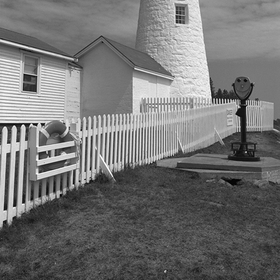
%> input picture images/lighthouse.png, 280 x 280 px, shrunk from 512 x 512 before the run
$ octave --eval "coursework3;"   (GNU Octave 9; MATLAB toolbox functions it lacks are replaced by stand-ins)
%> lines starting %> are read from the running program, lines starting %| are printed output that depends on the picture; in (x1, y1, x2, y2) boxes, pixels count from 0 and x2, y2 are one past the last pixel; in counts of white or black regions, pixels touching at a corner belong together; the program's own positions count from 1
### reduceNoise.m
function img = reduceNoise(img)

% Create the gaussian filter
G = fspecial('gaussian',[5 5],2);
% Filter the image (blur it before performing edge detection)
img = imfilter(img,G,'same');

end

### sobelDetector.m
function img = sobelDetector(img)

%sobel kernels

kx = fspecial('sobel')';
ky = fspecial('sobel');

[rows cols] = size(img);

for i=1:rows-2
    for j =1:cols-2

        % subtract a windows of 3x3 from the image
        subMatrix = img(i:i+2, j:j+2);
        subMatrix = double(subMatrix);

        % apply the kernels
        Gx = sum(sum(kx.*subMatrix));
        Gy = sum(sum(ky.*subMatrix));

        % compute the gradient magnitude
        img(i,j)=sqrt(Gx^2+Gy^2);

    end
end

%figure,imshow(img); title('Sobel gradient');

end

### thresholdImg.m
function B = thresholdImg(threshold, img)

thresh=threshold;
B = zeros(size(img));
[rows, cols] = size(img);

for i=1:rows
    for j=1:cols
        B(i,j) = (img(i,j) >= thresh);
    end
end

end

### prewittDetector.m
function img = prewittDetector(img)

kx = [-1 0 1; -1 0 1; -1 0 1];
ky = [-1 -1 -1; 0 0 0;1 1 1];

[rows cols] = size(img);

for i=1:rows-2
    for j =1:cols-2

        subMatrix = img(i:i+2, j:j+2);
        subMatrix = double(subMatrix);

        Gx = sum(sum(kx.*subMatrix));
        Gy = sum(sum(ky.*subMatrix));

        img(i,j)=sqrt(Gx^2+Gy^2);

    end
end

%figure,imshow(img); title('Prewitt gradient');

end

### GaussianFilteringDerivative.m
function [img, direction] = GaussianFilteringDerivative(img)

kernel_x = fspecial('gaussian', [3 3], 0.5);

[kx,ky] = gradient(kernel_x);

[rows cols] = size(img);

direction = zeros(rows,cols);

for i=1:rows-2
    for j =1:cols-2

        subMatrix = img(i:i+2, j:j+2);
        subMatrix = double(subMatrix);

        Gx = sum(sum(kx.*subMatrix));
        Gy = sum(sum(ky.*subMatrix));

        % calculate the direction
        direction(i,j) = atan2(Gy,Gx)*180;
        % calculate the magnitude
        img(i,j)=sqrt(Gx^2+Gy^2);
    end
end

%figure,imshow(img); title('Gaussian derivative gradient');

end

### nonMaximalSuppression.m
function nonMaximalSuppression(dir, magnitude)

discreteDirections = [0, 45, 90, 135, 180];
[rows cols] = size(magnitude);

dir = dir + 2*360;
dir = rem(dir,180);

interpolatedDir = interp1(discreteDirections, discreteDirections, dir, 'nearest','extrap');
interpolatedMatrix = reshape(interpolatedDir, cols, rows)';

for i=2:rows-2
    for j =2:cols-2

        switch interpolatedMatrix(i,j)
            case 0
                    if(magnitude(i,j) < magnitude(i+1,j) || magnitude(i,j) < magnitude(i-1, j))
                        magnitude(i,j) = 0;
                    end
            case 45
                    if(magnitude(i,j) < magnitude(i+1,j+1) || magnitude(i,j) < magnitude(i-1, j-1))
                        magnitude(i,j) = 0;
                     end
            case 90
                     if(magnitude(i,j) < magnitude(i,j-1) || magnitude(i,j) < magnitude(i, j+1))
                        magnitude(i,j) = 0;
                     end
            case 135
                    if(magnitude(i,j) < magnitude(i+1,j+1) || magnitude(i,j) < magnitude(i-1, j-1))
                        magnitude(i,j) = 0;
                     end
            case 180
                    if(magnitude(i,j) < magnitude(i+1,j) || magnitude(i,j) < magnitude(i-1, j))
                        magnitude(i,j) = 0;
                     end
        end

    end
end

%figure, imshow(magnitude), title('After performing non maxima suppresion');
plotPhaseAndMagnitude(magnitude);

end


function plotPhaseAndMagnitude(suppressedImg)

% threshold varies in this case
% it plots the magnitude and phase by using fft2
% for each image obtained by thresholding with the varying values

for thresh=10:2:16

    thresholdedImg = thresholdImg(thresh, suppressedImg);
    % [5 lines of commented-out code are left out]
    doubleImg = double(thresholdedImg);

    F = fft2(doubleImg);
    F = fftshift(F); % Center FFT

    figure;

    subplot(2,1,1), imagesc(log(1+abs(F))); colormap(gray);
    titleMag = sprintf('Magnitude for threshold = %d',thresh);
    title(titleMag);

    subplot(2,1,2), imagesc(angle(F));  colormap(gray);
    titlePhase = sprintf('Phase for threshold = %d',thresh);
    title(titlePhase);

end

end

### CannyEdgeDetector.m
function BW = CannyEdgeDetector(img)

BW = edge(img,'canny');

end

### lowPassHighPass.m
function lowPassHighPass()

boxImg = imread('images/box.png');
img = imread('images/lighthouse.png');

[rows cols dim] = size(img);

%check if the image is grayscale
if(dim > 1)
    img = rgb2gray(img);
end

[boxRows boxCols dim2] = size(boxImg);

if(dim2>1)
   boxImg = rgb2gray(boxImg);
end

% transform into binary image
boxImg = im2bw(boxImg, 0.2);

%low pass filtering
lowPassFiltering(boxImg, img);

% high pass filtering
highPassFiltering(1-boxImg, img);


end

% [54 lines left out: functions lowPassFiltering, highPassFiltering, not called in this run]

### coursework3.m
function coursework3()

%-------------------------------------------------------------------------------------%
%                         load the images needed for this csw
%                      and convert them to grayscale images if necessary
%-------------------------------------------------------------------------------------%

lighthouse = imread('images/lighthouse.png');
%> lighthouse is the input picture: size 280x280x3 uint8; min 0, max 255, mean 115.4
butterfly = imread('images/monarch_bw.png');
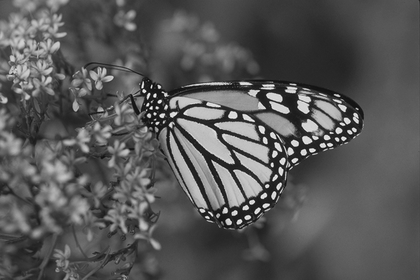
%> input picture images/monarch_bw.png, 420 x 280 px, shrunk from 768 x 512 before the run
%> butterfly is the input picture: size 280x420 uint8; min 7, max 253, mean 87.4
groundTruthImg = imread('images/groundTruthImg.jpg');
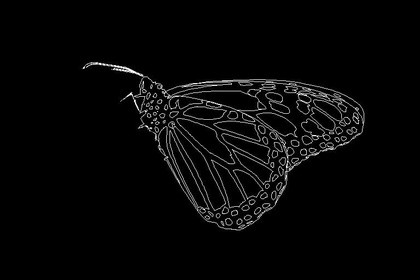
%> input picture images/groundTruthImg.jpg, 420 x 280 px, shrunk from 768 x 512 before the run
%> groundTruthImg is the input picture: size 280x420x3 uint8; min 0, max 255, mean 7.1

lighthouse = convertToGray(lighthouse);
butterfly = convertToGray(butterfly);
groundTruthImg = convertToGray(groundTruthImg);


%-------------------------------------------------------------------------------------%
%  detect edged for the lighthouse image by using the simple edge detector procedure
%                   1) reduce the noise of the image
%                   2) filter the image by using different algorithms
%                   3) threshold the result
%-------------------------------------------------------------------------------------%

lighthouse = reduceNoise(lighthouse);


%-------------------------------------------------------------------------------------%
%                           perform SOBEL edge detection
%-------------------------------------------------------------------------------------%
result1 = sobelDetector(lighthouse);
% threasholding the image
thresh=60;
B = thresholdImg(thresh, result1);
%> after the loop in thresholdImg, `for i=1:rows`:
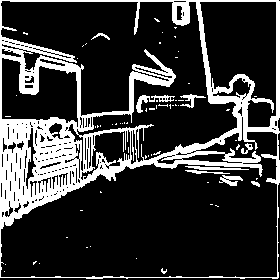
%> B: size 280x280 double; values 0 (black) and 1 (white), 21.5% white; 68 white regions (59 under 20 px), largest, box (x1, y1, x2, y2) and area: (0, 0, 280, 279) 15782, (136, 95, 175, 113) 210, (185, 166, 249, 170) 144
figure,imshow(B);title('Edge detected Image with Sobel detector');


%-------------------------------------------------------------------------------------%
%                           perform PREWITT edge detection
%-------------------------------------------------------------------------------------%
result2 = prewittDetector(lighthouse);
%> after the loop in prewittDetector, `for i=1:rows-2`:
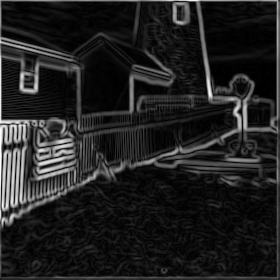
%> img: size 280x280 uint8; min 0, max 255, mean 32.7
% threasholding the image
thresh=55;
B = thresholdImg(thresh, result2);
%> after the loop in thresholdImg (call 2), `for i=1:rows`: B: size 280x280 double; values 0 (black) and 1 (white), 18.3% white; 78 white regions (58 under 20 px), largest, box (x1, y1, x2, y2) and area: (0, 0, 280, 279) 12472, (83, 128, 128, 173) 315, (52, 276, 202, 279) 226
figure,imshow(B);title('Edge detected Image with Prewitt detector');


%-------------------------------------------------------------------------------------%
%           perform edge detection by using derivative of Gaussian filtering
%-------------------------------------------------------------------------------------%
[result3, direction] = GaussianFilteringDerivative(lighthouse);
%> after the loop in GaussianFilteringDerivative, `for i=1:rows-2`:
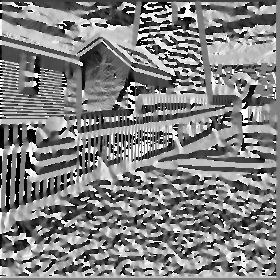
%> direction: size 280x280 double; min -565.5, max 565.5, mean 8.1; drawn with min black and max white

% threasholding the image
B = thresholdImg(10, result3);
%> after the loop in thresholdImg (call 3), `for i=1:rows`: B: size 280x280 double; values 0 (black) and 1 (white), 23.7% white; 101 white regions (90 under 20 px), largest, box (x1, y1, x2, y2) and area: (0, 0, 280, 280) 17188, (184, 166, 254, 175) 252, (136, 95, 175, 114) 248
figure,imshow(B);title('Edge detected Image with gaussian derivative used as kernels');

%-------------------------------------------------------------------------------------%
%           perform the non maximal suppression algorithm for the image
%-------------------------------------------------------------------------------------%

%figure, imshow(result3), title('before nonmaxima suppression');
nonMaximalSuppression(direction,result3);
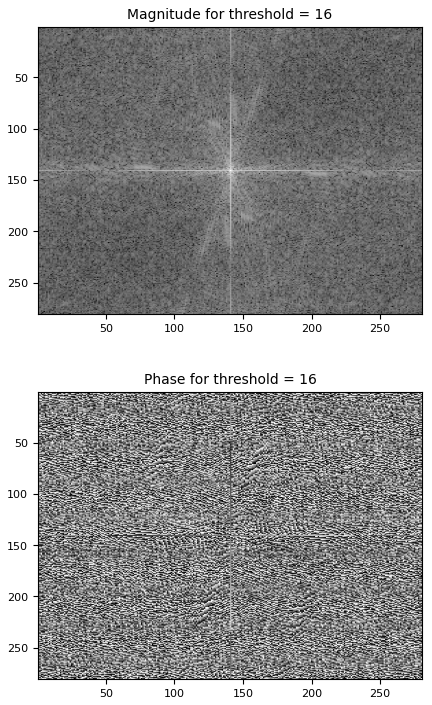
%> figure redrawn from the program's plot data, 2 panels


%-------------------------------------------------------------------------------------%
%                           perform CANNY edge detection
%-------------------------------------------------------------------------------------%
result4 = CannyEdgeDetector(lighthouse);
%> in CannyEdgeDetector, `BW = edge(img,'canny');`:
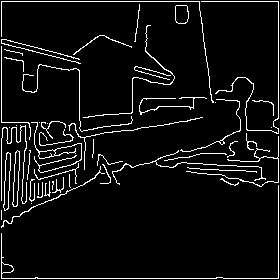
%> BW: size 280x280 logical; 6.3% white in thin lines or dots
%> the run ends on the next line
figure, imshow(result4), title('Edge detected Image with Canny edge detector');


%-------------------------------------------------------------------------------------%
%                     apply low pass and high pass filters on the image
%-------------------------------------------------------------------------------------%

lowPassHighPass();
% [56 lines not run here, left out]
function grayimg = convertToGray(img)

[rows cols dim] = size(img);
%check if the image is grayscale
if(dim > 1)
grayimg = rgb2gray(img);
else
    grayimg = img;
end

end
